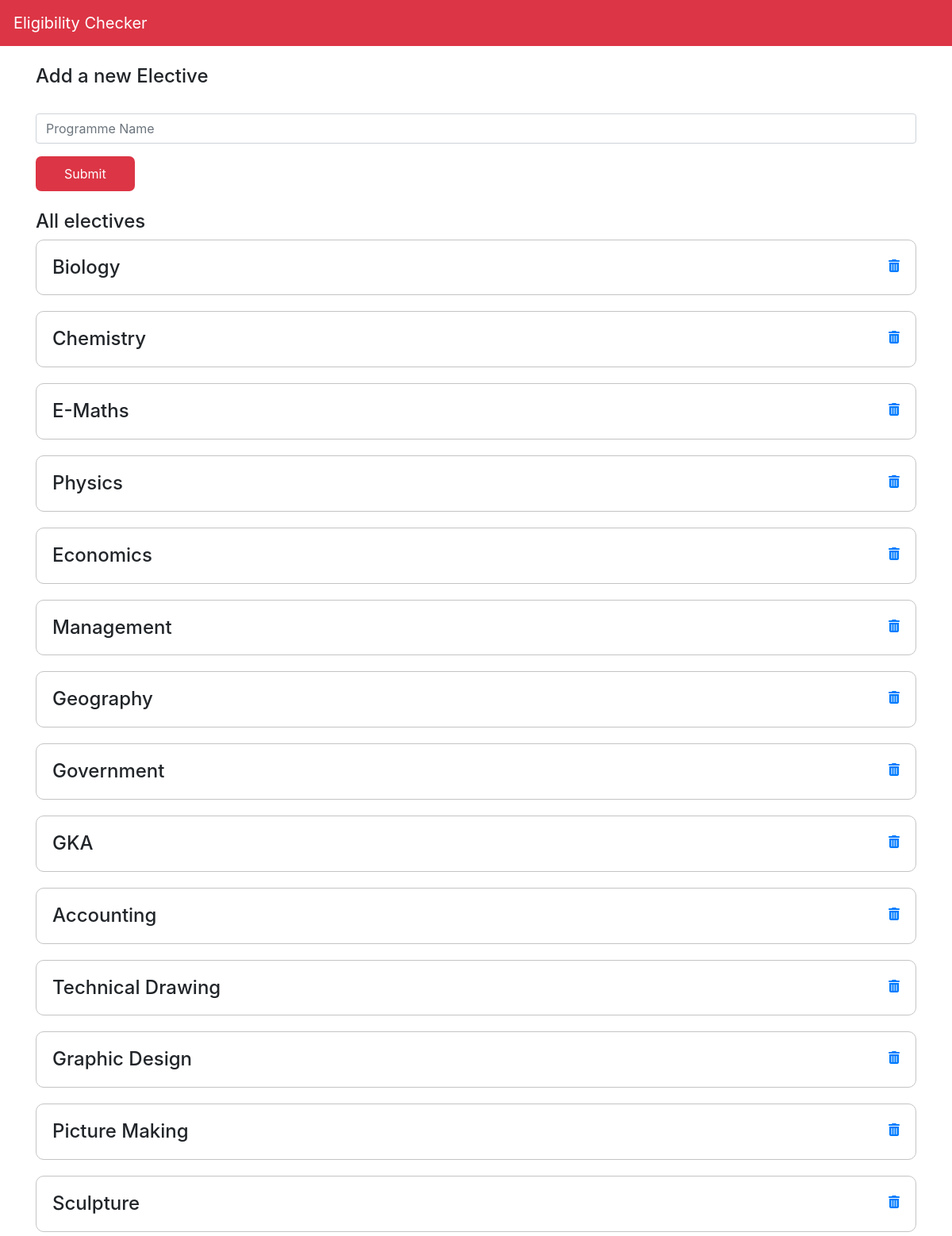
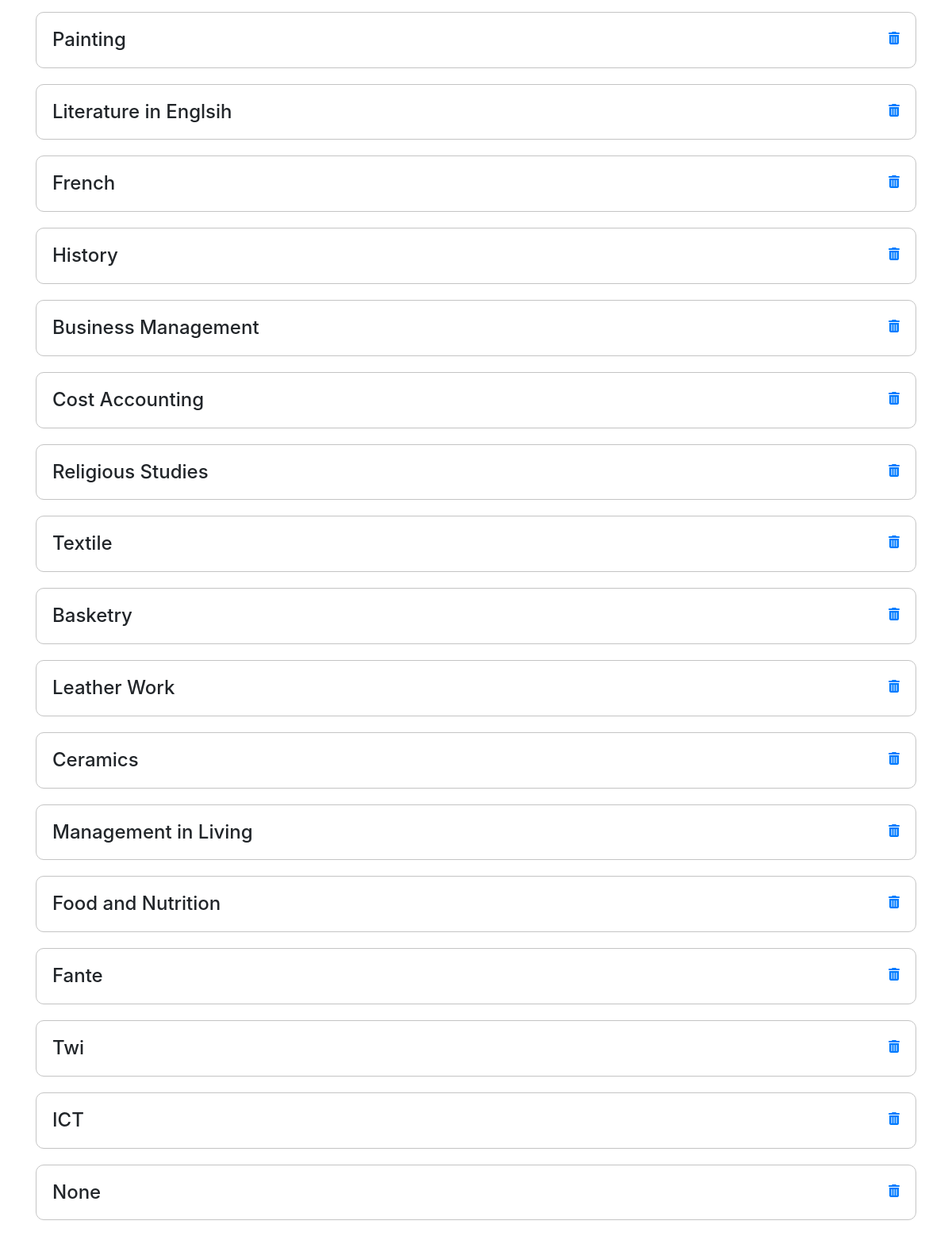
Screenshot of /electives with the database file from the repository (2 pictures, top to bottom).
### app/models.py (models this page shows, shortened)
class Electives(db.Model):
    id = db.Column(db.Integer(), primary_key=True)
    name = db.Column(db.String())

### app/routes.py (the view, shortened to what this page needs)
@app.route("/electives",methods=['GET','POST'])
def electives():
    electives = Electives.query.all()
    return render_template('electives.html', electives=electives)

### app/templates/electives.html (shortened to what this page needs)
{% extends "layout.html" %}
{% block body %}
<div class="container">
    <br/>
<h4>Add a new Elective</h4>
<form action="{{url_for('electives')}}" method="post">
    <div class="form-group">
        <input type="text" class="form-control" name="electiveName" id="electiveName" aria-describedby="helpId" placeholder="Programme Name">
    </div>
    <input style="width: auto;" class="button btn-danger" type="submit">
</form>
<br/>
<h4> All electives</h4>
{% for elective in electives %}
<div  style="display: flex; justify-content: space-between;" class="course">
    <div>
        <h4 style="margin: 0; width: fit-content;">{{elective.name}}</h4>
    </div>
    <div>
        <a href='{{url_for("deleteElective", id=elective.id)}}'>
            <i class="fa fa-trash" aria-hidden="true"></i>
        </a>
    </div>
</div>
{% endfor %}
</div>
{% endblock %}

### app/templates/layout.html (shortened to what this page needs)
<!doctype html>
<html lang="en">
  <head>
    <link rel="stylesheet" href="{{url_for('static', filename="css/style.css")}}">
    <link rel="stylesheet" href="https://stackpath.bootstrapcdn.com/bootstrap/4.3.1/css/bootstrap.min.css">
</head>
  <body>
    <nav  style="border: 1px solid #dc3545;" class="navbar navbar-expand-sm navbar-dark bg-danger">
        <a class="navbar-brand" href='{{url_for("home")}}'>Eligibility Checker</a>
    </nav>
      {% block body %}
      {% endblock %}
  </body>
</html>

### app/static/css/style.css (style rules this page uses)
.button { color: white; background-color: red; border-radius: 7px; padding:10px 36px; border: none; width: 80%; }
.course { width: 100%; border: 1px solid #c4c4c4; padding: 20px; margin-bottom: 20px; display: flex; border-radius: 10px; justify-content: space-between; }

### rows the page displays
Electives: name "Biology"
Electives: name "Chemistry"
Electives: name "E-Maths"
Electives: name "Physics"
Electives: name "Economics"
Electives: name "Management"
Electives: name "Geography"
Electives: name "Government"
Electives: name "GKA"
Electives: name "Accounting"
Electives: name "Technical Drawing"
Electives: name "Graphic Design"
Electives: name "Picture Making"
Electives: name "Sculpture"
Electives: name "Painting"
Electives: name "Literature in Englsih"
Electives: name "French"
Electives: name "History"
Electives: name "Business Management"
Electives: name "Cost Accounting"
Electives: name "Religious Studies"
Electives: name "Textile"
Electives: name "Basketry"
Electives: name "Leather Work"
Electives: name "Ceramics"
Electives: name "Management in Living"
Electives: name "Food and Nutrition"
Electives: name "Fante"
Electives: name "Twi"
Electives: name "ICT"
Electives: name "None"
